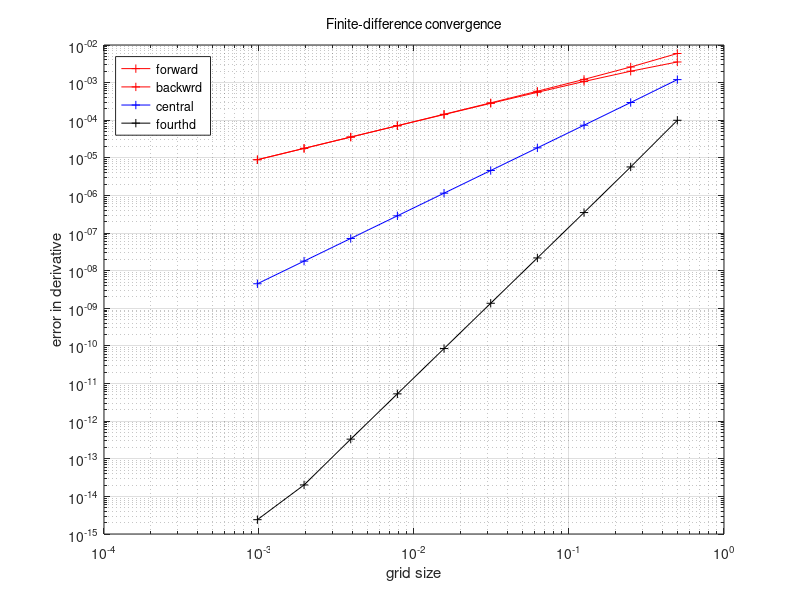

Recreate this plot in MATLAB.
#!/usr/bin/env octave
# File: finitedifference.m
# Name: D.Saravanan
# Date: 08/10/2021
# Script to compute derivative of sin(x)/x^3 at x = 4 using finite-difference

f = @(x) sin(x)/x^3;
g = @(x) cos(x)/x^3 - 3*sin(x)/x^4;

x = 4;

# N different grid spacing
N = 10;

h = zeros(N,1);         # different grid spacing

forward = zeros(N,1);   # Forward difference
backwrd = zeros(N,1);   # Backward difference
central = zeros(N,1);   # Central difference
fourthd = zeros(N,1);   # Fourth order difference

for k = 1:N
    h(k) = 1/2^k; # decrease the grid spacing by a factor of 1/2 every single time

    forward(k) = (f(x + h(k)) - f(x))/h(k);
    backwrd(k) = (f(x) - f(x - h(k)))/h(k);
    central(k) = (f(x + h(k)) - f(x - h(k)))/(2*h(k));
    fourthd(k) = (-f(x + 2*h(k)) + 8*f(x + h(k)) - 8*f(x - h(k)) + f(x - 2*h(k)))/(12*h(k));
end

figure;  loglog(h, abs(forward - g(x)), 'r+-');
hold on; loglog(h, abs(backwrd - g(x)), 'r+-');
hold on; loglog(h, abs(central - g(x)), 'b+-');
hold on; loglog(h, abs(fourthd - g(x)), 'k+-');
xlabel('grid size'); ylabel('error in derivative');
legend('forward', 'backwrd', 'central', 'fourthd');
set(legend, 'location', 'northwest');
set(gca, 'title', text('string', 'Finite-difference convergence'));
grid on; print('convergence.pdf', '-dpdf')
